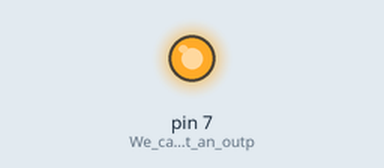
The sketch below on a simulated Arduino Uno, built with avr-gcc and run on an emulated ATmega328P. On the bench: output pins drawn as LEDs (lit = HIGH). What the sketch prints to the serial monitor is not drawn.

Above: at 0.1 s.
At 5.1 s:
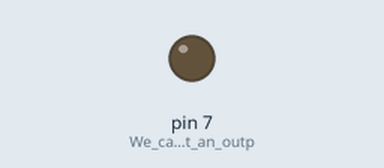
Timing chart, 0 to 6.6 s (numbered marks = the images above):
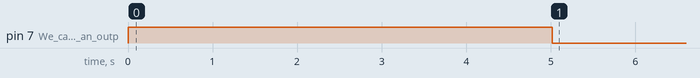

The sketch:

ArduinoSoftwareRESET.pde
```cpp
//digitalPin 7 is connected to the RESET pin on Arduino
//NOTE: you CANNOT program the board while they are connected
//by default digitalPin 13 will blink upon reset, so stick an LED in there

int interval = 5000;
long int time = 0;

void setup(){
  digitalWrite(7, HIGH); //We need to set it HIGH immediately on boot
  pinMode(7,OUTPUT);     //We can declare it an output ONLY AFTER it's HIGH
                         // (( HACKHACKHACKHACK ))
  Serial.begin(9600);    //So you can watch the time printed
}


void loop(){

  time = millis();

  Serial.println(time);

  if(time > interval){
    Serial.println("RESET!");
    digitalWrite(7, LOW); //Pulling the RESET pin LOW triggers the reset.
  }
}
```

Measured:
- by itself, pin 7 (We_can_declare_it_an_outp): HIGH → LOW at 5.0 s
